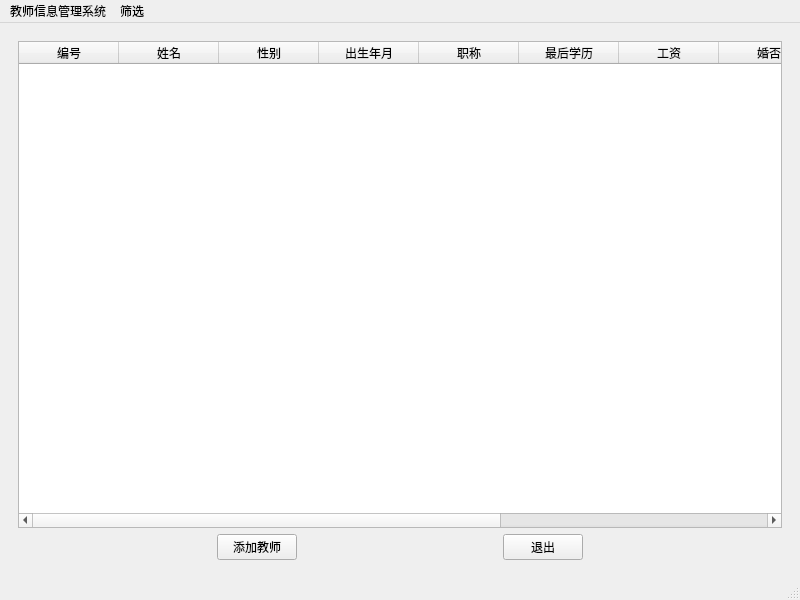
<?xml version="1.0" encoding="UTF-8"?>
<ui version="4.0">
 <class>MainWindow</class>
 <widget class="QMainWindow" name="MainWindow">
  <property name="geometry">
   <rect>
    <x>0</x>
    <y>0</y>
    <width>800</width>
    <height>600</height>
   </rect>
  </property>
  <property name="windowTitle">
   <string>MainWindow</string>
  </property>
  <widget class="QWidget" name="centralwidget">
   <layout class="QVBoxLayout" name="verticalLayout_2">
    <item>
     <widget class="QStackedWidget" name="stackedWidget">
      <widget class="QWidget" name="pagetTeacher">
       <layout class="QHBoxLayout" name="horizontalLayout_2">
        <item>
         <layout class="QVBoxLayout" name="verticalLayout">
          <item>
           <widget class="QTableWidget" name="tableWidgetTeacher">
            <column>
             <property name="text">
              <string>编号</string>
             </property>
            </column>
            <column>
             <property name="text">
              <string>姓名</string>
             </property>
            </column>
            <column>
             <property name="text">
              <string>性别</string>
             </property>
            </column>
            <column>
             <property name="text">
              <string>出生年月</string>
             </property>
            </column>
            <column>
             <property name="text">
              <string>职称</string>
             </property>
            </column>
            <column>
             <property name="text">
              <string>最后学历</string>
             </property>
            </column>
            <column>
             <property name="text">
              <string>工资</string>
             </property>
            </column>
            <column>
             <property name="text">
              <string>婚否</string>
             </property>
            </column>
            <column>
             <property name="text">
              <string>修改</string>
             </property>
            </column>
            <column>
             <property name="text">
              <string>删除</string>
             </property>
            </column>
            <column>
             <property name="text">
              <string>课程信息</string>
             </property>
            </column>
           </widget>
          </item>
          <item>
           <layout class="QHBoxLayout" name="horizontalLayout">
            <item>
             <spacer name="horizontalSpacer_2">
              <property name="orientation">
               <enum>Qt::Horizontal</enum>
              </property>
              <property name="sizeHint" stdset="0">
               <size>
                <width>40</width>
                <height>20</height>
               </size>
              </property>
             </spacer>
            </item>
            <item>
             <widget class="QPushButton" name="pushButtonAddTeacher">
              <property name="text">
               <string>添加教师</string>
              </property>
             </widget>
            </item>
            <item>
             <spacer name="horizontalSpacer">
              <property name="orientation">
               <enum>Qt::Horizontal</enum>
              </property>
              <property name="sizeHint" stdset="0">
               <size>
                <width>40</width>
                <height>20</height>
               </size>
              </property>
             </spacer>
            </item>
            <item>
             <widget class="QPushButton" name="pushButtonExit">
              <property name="text">
               <string>退出</string>
              </property>
             </widget>
            </item>
            <item>
             <spacer name="horizontalSpacer_4">
              <property name="orientation">
               <enum>Qt::Horizontal</enum>
              </property>
              <property name="sizeHint" stdset="0">
               <size>
                <width>40</width>
                <height>20</height>
               </size>
              </property>
             </spacer>
            </item>
           </layout>
          </item>
         </layout>
        </item>
       </layout>
      </widget>
      <widget class="QWidget" name="pageClasses">
       <layout class="QHBoxLayout" name="horizontalLayout_4">
        <item>
         <layout class="QVBoxLayout" name="verticalLayout_3">
          <item>
           <widget class="QTableWidget" name="tableWidgetClasses">
            <column>
             <property name="text">
              <string>授课星期</string>
             </property>
            </column>
            <column>
             <property name="text">
              <string>授课课时</string>
             </property>
            </column>
            <column>
             <property name="text">
              <string>授课班级</string>
             </property>
            </column>
            <column>
             <property name="text">
              <string>修改</string>
             </property>
            </column>
            <column>
             <property name="text">
              <string>删除</string>
             </property>
            </column>
           </widget>
          </item>
          <item>
           <layout class="QHBoxLayout" name="horizontalLayout_3">
            <item>
             <spacer name="horizontalSpacer_5">
              <property name="orientation">
               <enum>Qt::Horizontal</enum>
              </property>
              <property name="sizeHint" stdset="0">
               <size>
                <width>40</width>
                <height>20</height>
               </size>
              </property>
             </spacer>
            </item>
            <item>
             <widget class="QPushButton" name="pushButtonAddTeachingInformation">
              <property name="text">
               <string>添加授课信息</string>
              </property>
             </widget>
            </item>
            <item>
             <spacer name="horizontalSpacer_7">
              <property name="orientation">
               <enum>Qt::Horizontal</enum>
              </property>
              <property name="sizeHint" stdset="0">
               <size>
                <width>40</width>
                <height>20</height>
               </size>
              </property>
             </spacer>
            </item>
            <item>
             <widget class="QPushButton" name="pushButtonBack">
              <property name="text">
               <string>返回</string>
              </property>
             </widget>
            </item>
            <item>
             <spacer name="horizontalSpacer_6">
              <property name="orientation">
               <enum>Qt::Horizontal</enum>
              </property>
              <property name="sizeHint" stdset="0">
               <size>
                <width>40</width>
                <height>20</height>
               </size>
              </property>
             </spacer>
            </item>
           </layout>
          </item>
         </layout>
        </item>
       </layout>
      </widget>
     </widget>
    </item>
   </layout>
  </widget>
  <widget class="QMenuBar" name="menubar">
   <property name="geometry">
    <rect>
     <x>0</x>
     <y>0</y>
     <width>800</width>
     <height>23</height>
    </rect>
   </property>
   <widget class="QMenu" name="menu">
    <property name="title">
     <string>教师信息管理系统</string>
    </property>
    <addaction name="actionOpen_file"/>
    <addaction name="actionSave_file_as"/>
    <addaction name="actionSave_file"/>
   </widget>
   <widget class="QMenu" name="menu_2">
    <property name="title">
     <string>筛选</string>
    </property>
    <addaction name="actionId"/>
    <addaction name="actionSex"/>
   </widget>
   <addaction name="menu"/>
   <addaction name="menu_2"/>
  </widget>
  <widget class="QStatusBar" name="statusBar"/>
  <action name="actionOpen_file">
   <property name="text">
    <string>Open file</string>
   </property>
  </action>
  <action name="actionSave_file_as">
   <property name="text">
    <string>Save as file</string>
   </property>
  </action>
  <action name="actionSave_file">
   <property name="text">
    <string>Save file</string>
   </property>
  </action>
  <action name="actionId">
   <property name="text">
    <string>Id</string>
   </property>
  </action>
  <action name="actionSex">
   <property name="text">
    <string>Sex</string>
   </property>
  </action>
 </widget>
 <resources/>
 <connections/>
</ui>
